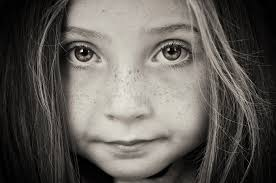
#> input picture photos/black_white.jpg, 276 x 183 px
$ python 22-simpleThresholding.py
#> lines starting #> are read from the running program, lines starting #| are printed output that depends on the picture; after the words box and inside, x2 and y2 are one past the last pixel; in counts of white or black regions, pixels touching at a corner belong together
#image thresholding(simple) using opencv
import cv2
import numpy as np

img = cv2.imread("photos/black_white.jpg",0)
#> img: shape (183, 276); min 0, max 243, mean 94.3
img = cv2.resize(img,(300,300))
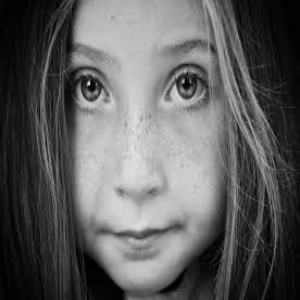
#> img: shape (300, 300); min 0, max 232, mean 94.2
cv2.imshow("data",img)

_, th1 = cv2.threshold(img, 50, 255, cv2.THRESH_BINARY)
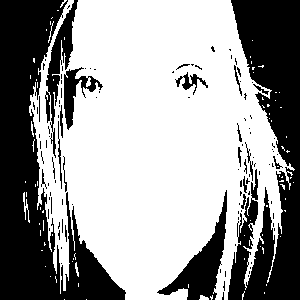
#> th1: shape (300, 300); 60.8% white; 110 black regions (87 under 20 px), largest, box (x1, y1, x2, y2) and area: (0, 0, 126, 300) 16167, (228, 0, 300, 300) 13218, (157, 190, 227, 300) 2259
_, th2 = cv2.threshold(img, 50, 255, cv2.THRESH_BINARY_INV)
_, th3 = cv2.threshold(img, 127, 255, cv2.THRESH_TRUNC)
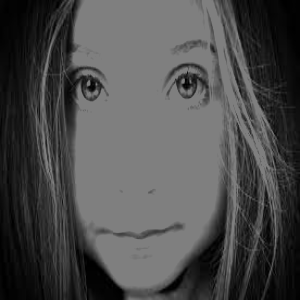
#> th3: shape (300, 300); min 0, max 127, mean 76.1
_, th4 = cv2.threshold(img, 127, 255, cv2.THRESH_TOZERO)
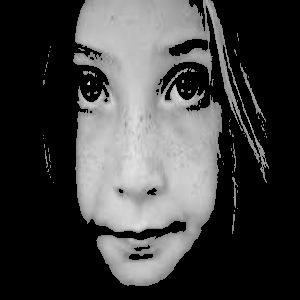
#> th4: shape (300, 300); min 0, max 232, mean 65
_, th5 = cv2.threshold(img, 127, 255, cv2.THRESH_TOZERO_INV)
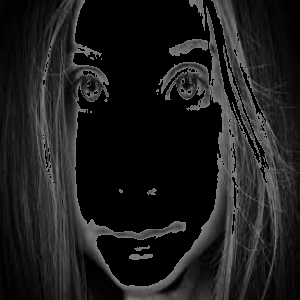
#> th5: shape (300, 300); min 0, max 127, mean 29.2

cv2.imshow("1 - THRESH_BINARY",th1)
cv2.imshow("2 -THRESH_BINARY_INV ", th2)
cv2.imshow("3- THRESH_TRUNC", th3)
cv2.imshow("4 - THRESH_TOZERO", th4)
cv2.imshow("5 - THRESH_TOZERO_INV", th5)
cv2.waitKey(0)
cv2.destroyAllWindows()

$ run again, with photos/abc.jpg copied over photos/black_white.jpg
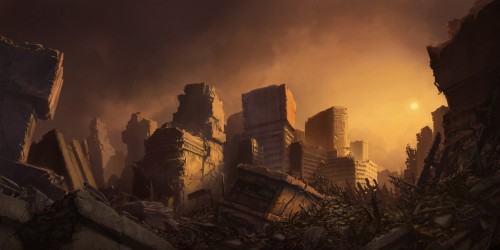
#> input picture photos/abc.jpg, 500 x 250 px
#> `_, th1 = cv2.threshold(img, 50, 255, cv2.THRESH_BINARY)`:
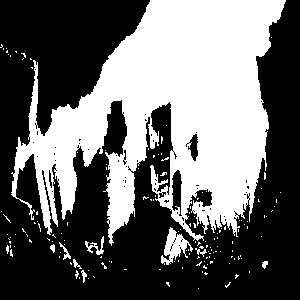
#> th1: shape (300, 300); 41% white; 152 white regions (143 under 20 px), largest, box (x1, y1, x2, y2) and area: (11, 0, 286, 246) 35444, (161, 227, 193, 265) 526, (85, 236, 104, 255) 127
#> `_, th5 = cv2.threshold(img, 127, 255, cv2.THRESH_TOZERO_INV)`:
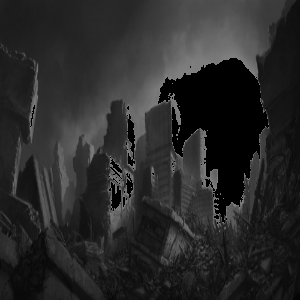
#> th5: shape (300, 300); min 0, max 127, mean 41.5
